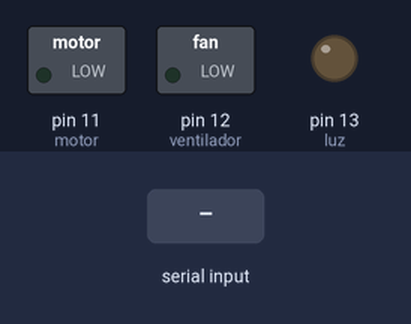
A sketch run on a simulated Arduino Uno, built with avr-gcc and run on an emulated ATmega328P. Shown: switched loads named in the sketch (green lamp = pin HIGH), output pins drawn as LEDs (lit = HIGH). Inputs (shaded band) come from the test bench.

Above: at 1.2 s.
1.3 s: "1" received over Serial
At 2.0 s:
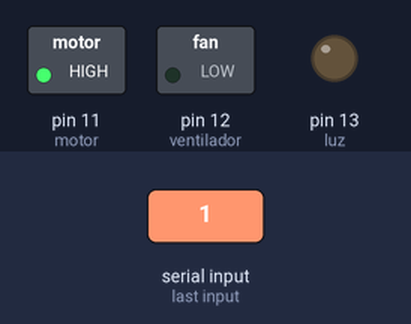
2.8 s: "2" received over Serial
At 3.1 s:
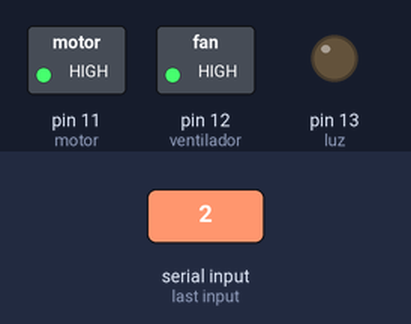
4.3 s: "0" received over Serial
At 5.4 s:
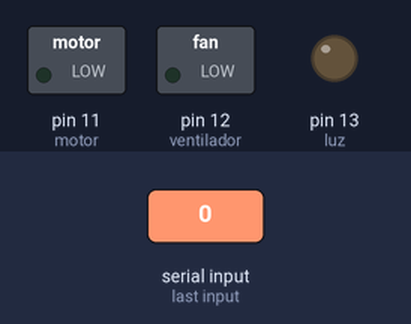
5.8 s: "2" received over Serial
At 6.6 s:
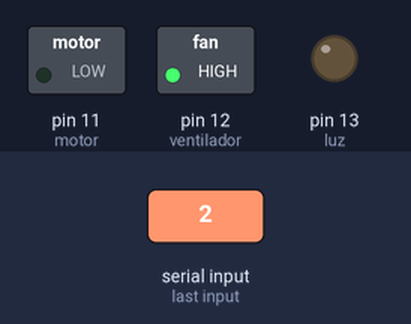
Timing chart, 0 to 8.3 s (numbered marks = the images above; inputs shaded):
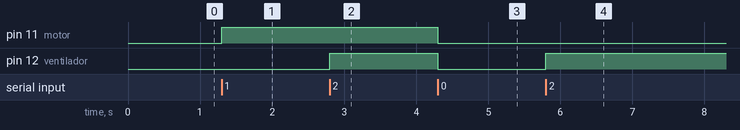

The sketch:

Ard-Ahorcado.ino
```cpp
// Definir los pines de los LEDs en un array
const int motor=11;
const int ventilador=12;
const int luz=13;
const int numLeds = 3;           // Número de LEDs
const int delayTiempo = 200;      //  ms para cada paso

int rep=0;

void setup() {
  //Configurar cada pin como salida
  pinMode(motor,OUTPUT);
  pinMode(ventilador,OUTPUT);
  pinMode(luz, OUTPUT);
  //Inicializar la comunicación serie a 9600 baudios
  Serial.begin(9600);
}

void loop() {
  // Verificar si hay datos disponibles en el puerto serie
  if (Serial.available() > 0) {
     // Leer el byte recibido
     char comando = Serial.read();
     //Serial.print(comando);
     if (comando == '1') {
        digitalWrite(motor,1);
     }
     if (comando == '0') {
        digitalWrite(motor,0);
     }
     if (comando == '2') {
        digitalWrite(ventilador,1);
     }
     if (comando == '0') {
        digitalWrite(ventilador,0);
     }

  }
}
```

Measured:
- after the input at 1.3 s, pin 11 (motor): LOW → HIGH at once
- after the input at 2.8 s, pin 12 (ventilador): LOW → HIGH at once
- after the input at 4.3 s, pin 11 (motor), pin 12 (ventilador): HIGH → LOW at once
- after the input at 5.8 s, pin 12 (ventilador): LOW → HIGH at once
